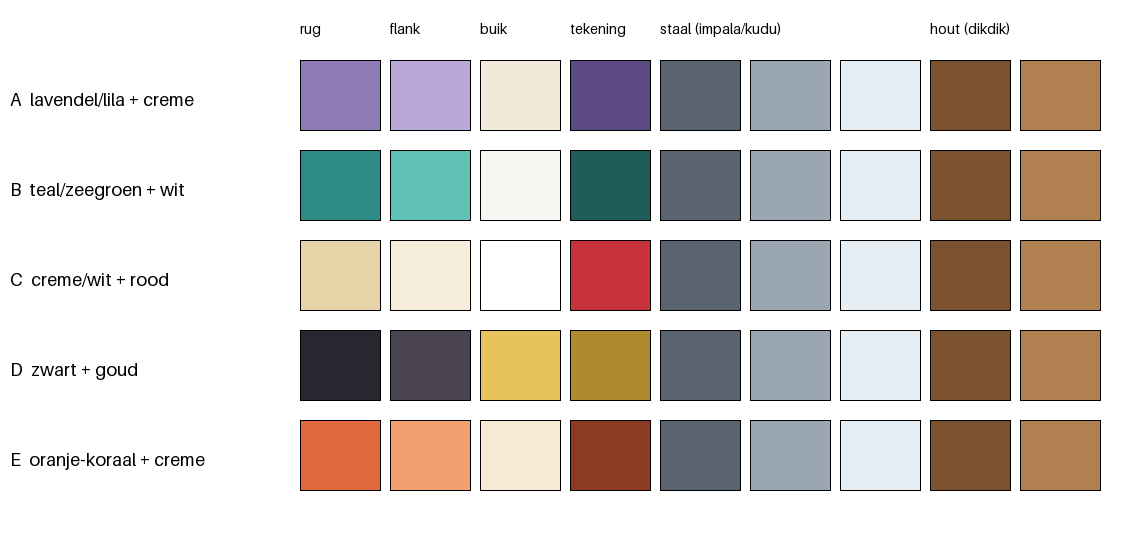

Here is the Python script that generated this plot:
from PIL import Image, ImageDraw, ImageFont
P = {
 "A  lavendel/lila + creme": ["#8E7BB5","#B9A8DA","#F2EAD8","#5B4A82"],
 "B  teal/zeegroen + wit":   ["#2E8C86","#5FC2B5","#F4F7F2","#1E5C5A"],
 "C  creme/wit + rood":      ["#E6D3A8","#F6EEDA","#FFFFFF","#C8323A"],
 "D  zwart + goud":          ["#2A2630","#4A4452","#E8C25A","#B08A2E"],
 "E  oranje-koraal + creme": ["#E0683E","#F2A070","#F8EBD6","#8C3A22"],
}
STAAL = ["#5A6470","#9AA6B2","#E6EEF4"]
HOUT  = ["#7A5230","#B08050"]
kol = ["rug","flank","buik","tekening"]
f = ImageFont.load_default(size=18); fs = ImageFont.load_default(size=14)
W,H = 120*7+300, 90*len(P)+110
im = Image.new("RGB",(W,H),"#FFFFFF"); d = ImageDraw.Draw(im)
for i,k in enumerate(kol+["staal (impala/kudu)","","","hout (dikdik)"]):
    if k: d.text((300+i*90 if i<4 else 300+i*90, 20), k, fill="#000", font=fs)
for r,(naam,c) in enumerate(P.items()):
    y = 60+r*90
    d.text((10,y+28), naam, fill="#000", font=f)
    for i,h in enumerate(c+STAAL+HOUT[:1]+HOUT[1:]):
        x = 300+i*90
        d.rectangle([x,y,x+80,y+70], fill=h, outline="#000")
im.save("docs/concept/sprites/impala_lijn/kleurvakjes.png")
